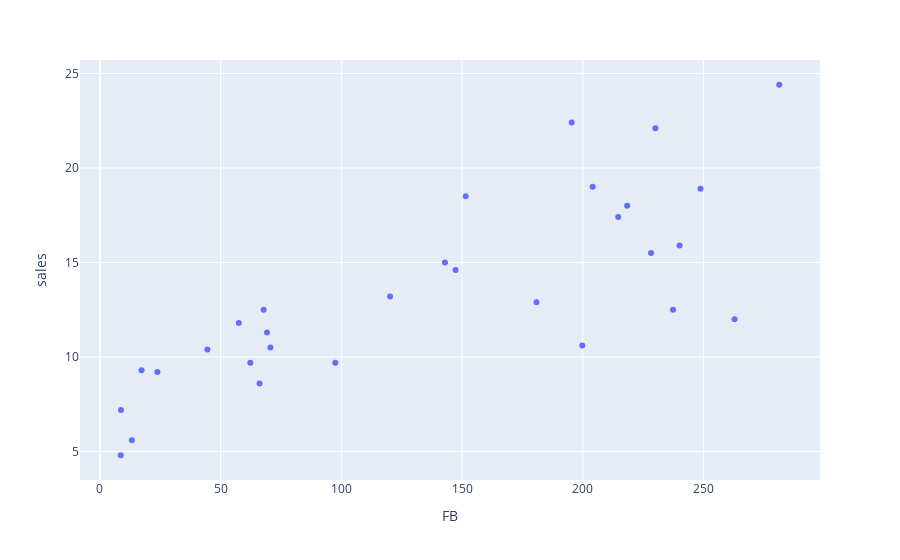
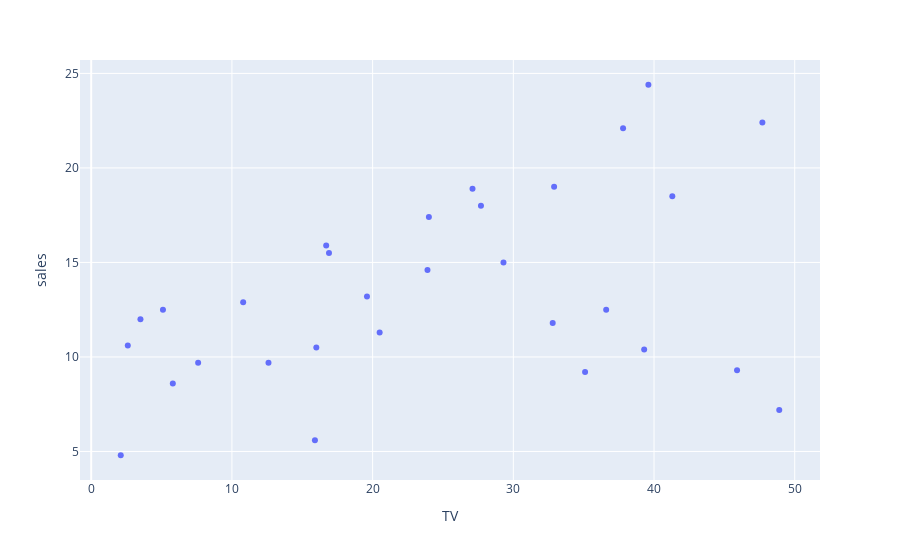
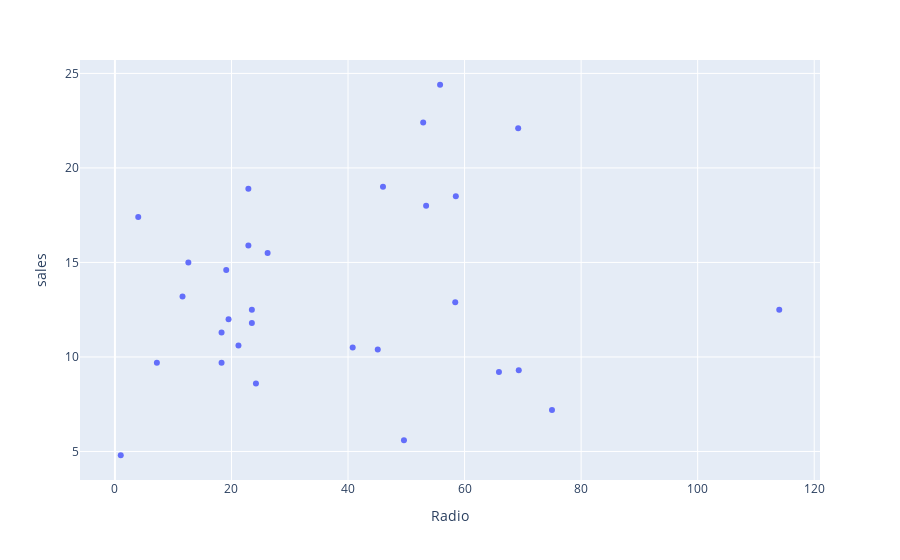

The notebook cell saved with these charts, in order:
### Code cell
#Visulaizing marketing channels using scatter plot
fig1 = px.scatter(df, x='FB', y='sales')
fig2 = px.scatter(df, x='TV', y='sales')
fig3 = px.scatter(df, x='Radio', y='sales')

fig1.show()
fig2.show()
fig3.show()

### Figure 1 — Plotly figure (JSON) as saved in the notebook; plotly's stock layout.template omitted (floating-point values rounded to 4 significant figures)
{"data": [{"hovertemplate": "FB=%{x}<br>sales=%{y}<extra></extra>", "legendgroup": "", "marker": {"color": "#636efa", "symbol": "circle"}, "mode": "markers", "name": "", "orientation": "v", "showlegend": false, "type": "scatter", "x": [230.1, 44.5, 17.2, 151.5, 180.8, 8.7, 57.5, 120.2, 8.6, 199.8, 66.1, 214.7, 23.8, 97.5, 204.1, 195.4, 67.8, 281.4, 69.2, 147.3, 218.4, 237.4, 13.2, 228.3, 62.3, 262.9, 142.9, 240.1, 248.8, 70.6], "xaxis": "x", "y": [22.1, 10.4, 9.3, 18.5, 12.9, 7.2, 11.8, 13.2, 4.8, 10.6, 8.6, 17.4, 9.2, 9.7, 19, 22.4, 12.5, 24.4, 11.3, 14.6, 18, 12.5, 5.6, 15.5, 9.7, 12, 15, 15.9, 18.9, 10.5], "yaxis": "y"}], "layout": {"legend": {"tracegroupgap": 0}, "margin": {"t": 60}, "xaxis": {"anchor": "y", "domain": [0, 1], "title": {"text": "FB"}}, "yaxis": {"anchor": "x", "domain": [0, 1], "title": {"text": "sales"}}}}

### Figure 2 — Plotly figure (JSON) as saved in the notebook; plotly's stock layout.template omitted (floating-point values rounded to 4 significant figures)
{"data": [{"hovertemplate": "TV=%{x}<br>sales=%{y}<extra></extra>", "legendgroup": "", "marker": {"color": "#636efa", "symbol": "circle"}, "mode": "markers", "name": "", "orientation": "v", "showlegend": false, "type": "scatter", "x": [37.8, 39.3, 45.9, 41.3, 10.8, 48.9, 32.8, 19.6, 2.1, 2.6, 5.8, 24, 35.1, 7.6, 32.9, 47.7, 36.6, 39.6, 20.5, 23.9, 27.7, 5.1, 15.9, 16.9, 12.6, 3.5, 29.3, 16.7, 27.1, 16], "xaxis": "x", "y": [22.1, 10.4, 9.3, 18.5, 12.9, 7.2, 11.8, 13.2, 4.8, 10.6, 8.6, 17.4, 9.2, 9.7, 19, 22.4, 12.5, 24.4, 11.3, 14.6, 18, 12.5, 5.6, 15.5, 9.7, 12, 15, 15.9, 18.9, 10.5], "yaxis": "y"}], "layout": {"legend": {"tracegroupgap": 0}, "margin": {"t": 60}, "xaxis": {"anchor": "y", "domain": [0, 1], "title": {"text": "TV"}}, "yaxis": {"anchor": "x", "domain": [0, 1], "title": {"text": "sales"}}}}

### Figure 3 — Plotly figure (JSON) as saved in the notebook; plotly's stock layout.template omitted (floating-point values rounded to 4 significant figures)
{"data": [{"hovertemplate": "Radio=%{x}<br>sales=%{y}<extra></extra>", "legendgroup": "", "marker": {"color": "#636efa", "symbol": "circle"}, "mode": "markers", "name": "", "orientation": "v", "showlegend": false, "type": "scatter", "x": [69.2, 45.1, 69.3, 58.5, 58.4, 75, 23.5, 11.6, 1, 21.2, 24.2, 4, 65.9, 7.2, 46, 52.9, 114, 55.8, 18.3, 19.1, 53.4, 23.5, 49.6, 26.2, 18.3, 19.5, 12.6, 22.9, 22.9, 40.8], "xaxis": "x", "y": [22.1, 10.4, 9.3, 18.5, 12.9, 7.2, 11.8, 13.2, 4.8, 10.6, 8.6, 17.4, 9.2, 9.7, 19, 22.4, 12.5, 24.4, 11.3, 14.6, 18, 12.5, 5.6, 15.5, 9.7, 12, 15, 15.9, 18.9, 10.5], "yaxis": "y"}], "layout": {"legend": {"tracegroupgap": 0}, "margin": {"t": 60}, "xaxis": {"anchor": "y", "domain": [0, 1], "title": {"text": "Radio"}}, "yaxis": {"anchor": "x", "domain": [0, 1], "title": {"text": "sales"}}}}
